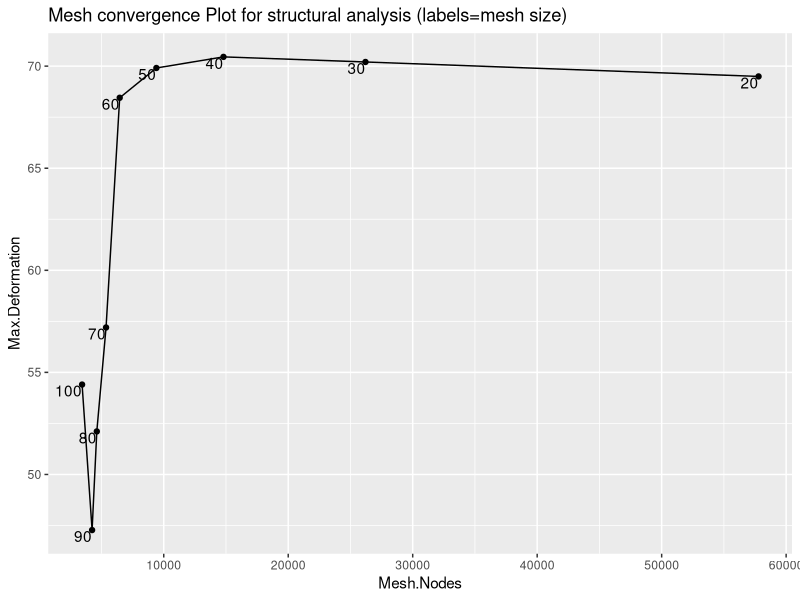

Generate this figure with R:
## ---- chunk 1
library(tidyverse)
library(ggplot2)
## ---- chunk 2
# Load and filter
df=read.csv("structural.csv", sep=",")
df = df %>% na.omit()
## ---- chunk 3
# Plot Convergence

ggplot(df, aes(x=Mesh.Nodes, y=Max.Deformation, label=Mesh.size..mm.)) + geom_point() + geom_line() + geom_text(vjust=1, hjust=1) + ggtitle("Mesh convergence Plot for structural analysis (labels=mesh size)")


